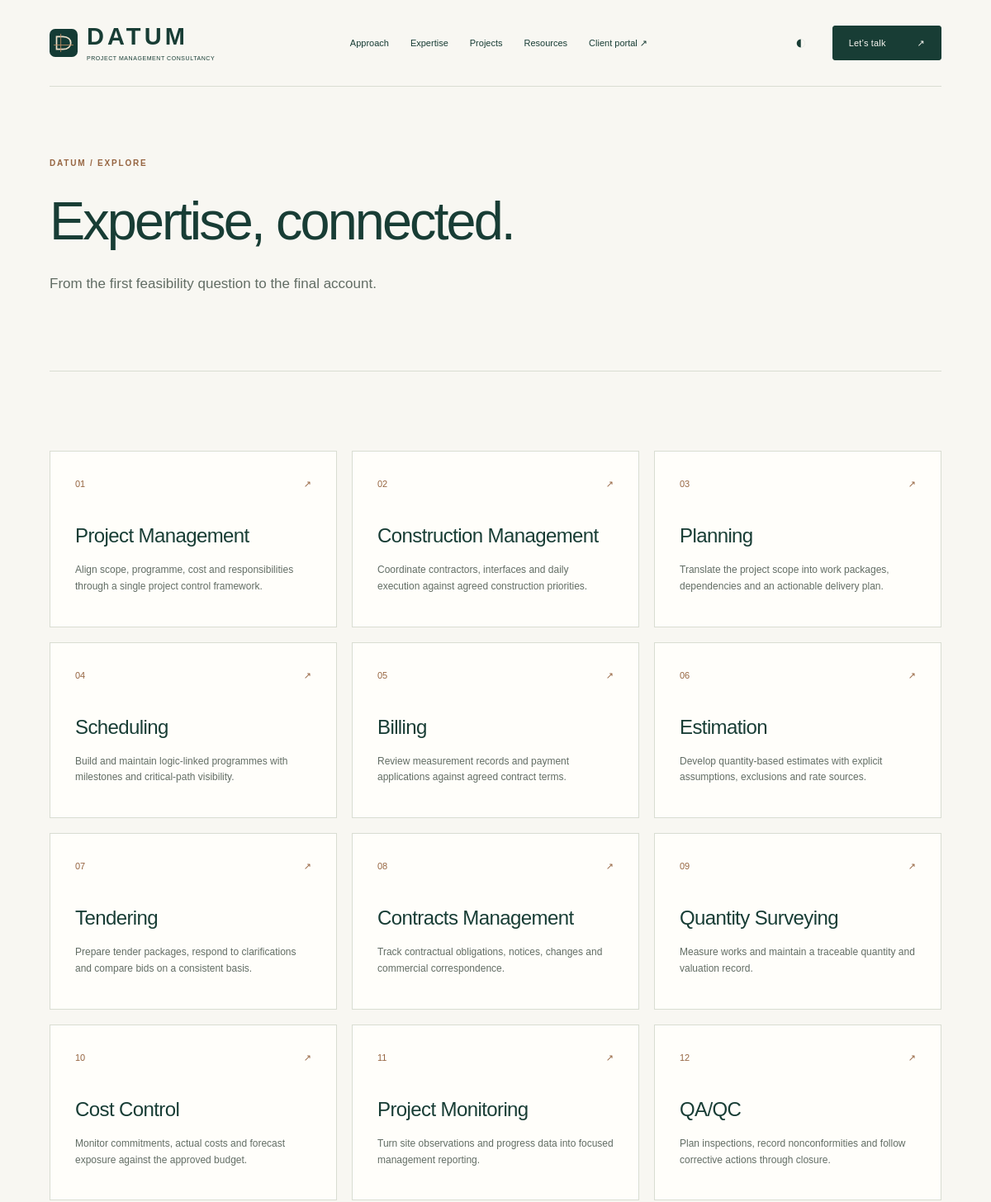
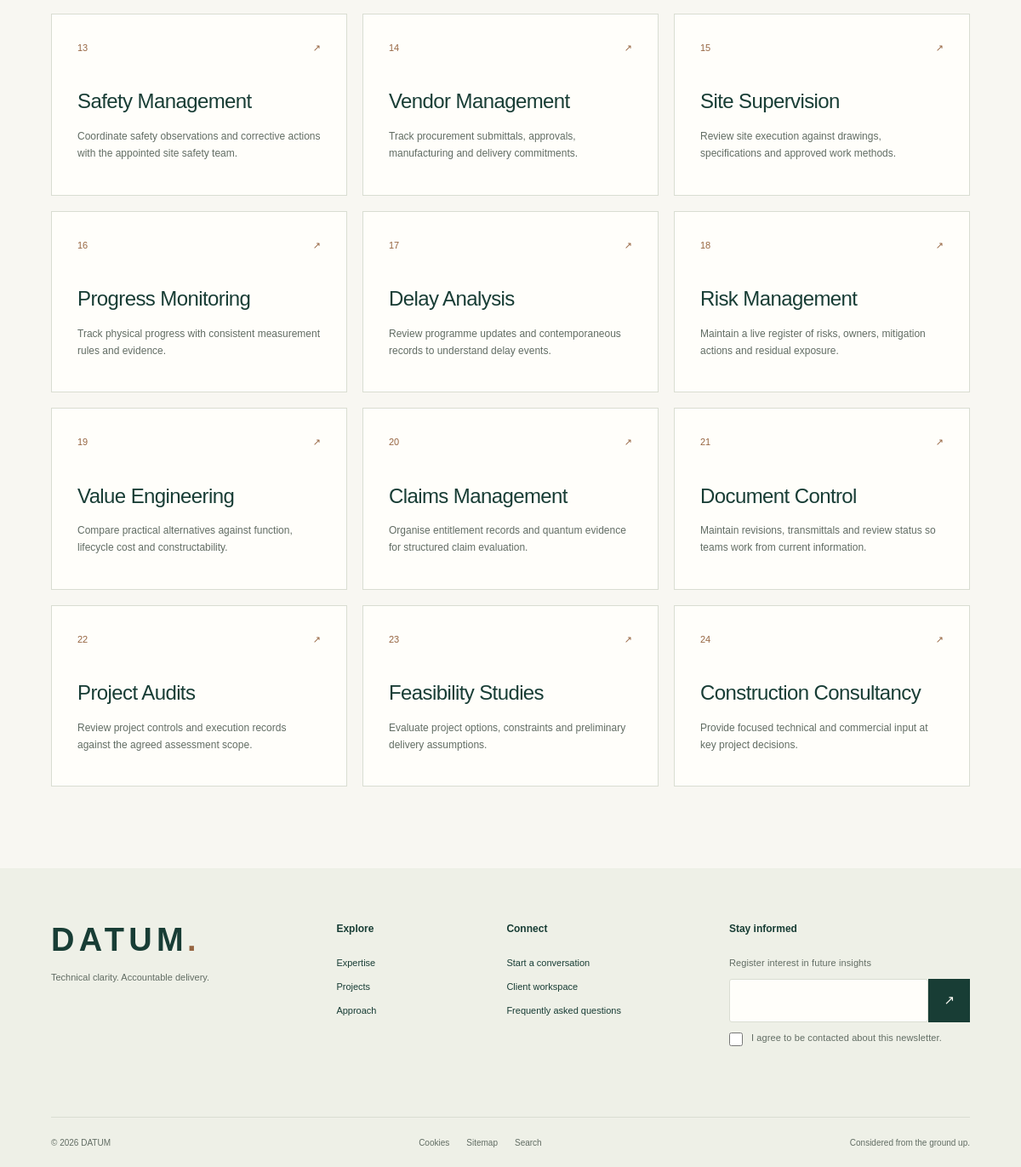
/services, run on the app's committed database (2 pictures, top to bottom).
### tables this page shows
CREATE TABLE services (id BIGINT UNSIGNED AUTO_INCREMENT PRIMARY KEY, slug VARCHAR(100) NOT NULL UNIQUE, title VARCHAR(160) NOT NULL, summary TEXT NOT NULL, body MEDIUMTEXT NOT NULL, status ENUM('draft','published') NOT NULL DEFAULT 'draft', version INT NOT NULL DEFAULT 1);

### app/Controllers/SiteController.php (called while the page is built, shortened)
<?php
final class SiteController
{
    public static function render(string $path): void
    {
        $settings=array_column(Db::all('SELECT * FROM settings'),'value','key');
        $services=Db::all("SELECT * FROM services WHERE status='published' ORDER BY id");
        $brand=$settings['brand_name']; $page=null; $rows=[]; $template='page'; $title=$brand; $description=$settings['hero_description'];
        if ($path==='/') { $template='home'; }
        elseif ($path==='/contact') { $template='contact'; $title='Discuss your project'; }
        elseif ($path==='/admin' || $path==='/portal') { $template='workspace'; $title=$path==='/admin'?'Administration':'Client workspace'; }
        elseif ($path==='/resources') { $template='resources'; $title='Tools for clearer decisions'; }
        elseif ($path==='/services') { $template='listing'; $title='Expertise, connected.'; $description='From the first feasibility question to the final account.'; $rows=array_map(static fn($r)=>[...$r,'link'=>'/services/'.$r['slug']],$services); }
        elseif (preg_match('#^/(services|blog)/([a-z0-9-]+)$#D',$path,$m)) { $page=Db::one("SELECT * FROM {$m[1]} WHERE slug=? AND status='published'",[$m[2]]); }
        elseif (preg_match('#^/projects/([a-z0-9-]+)$#D',$path,$m)) { $page=Db::one('SELECT title,summary,body FROM projects WHERE slug=? AND public=1',[$m[1]]); }
        elseif ($path==='/blog' || $path==='/news') { $template='listing'; $title='Notes from the field.'; $description='Published insights and updates.'; $rows=array_map(static fn($r)=>[...$r,'link'=>'/blog/'.$r['slug']],Db::all("SELECT title,summary,slug FROM blog WHERE status='published' ORDER BY id DESC LIMIT 60")); }
        elseif ($path==='/testimonials') { $template='listing'; $title='Client perspectives'; $rows=Db::all("SELECT name title,quote summary FROM testimonials WHERE status='published' ORDER BY id DESC"); }
        elseif ($path==='/sitemap') { $template='listing'; $title='Explore DATUM'; foreach(Db::all("SELECT title,summary,slug FROM pages WHERE status='published'") as $r) { $rows[]=[...$r,'link'=>'/'.$r['slug']]; } }
        else { $slug=trim($path,'/'); $page=Db::one("SELECT * FROM pages WHERE slug=? AND status='published'",[$slug]); }
        require dirname(__DIR__).'/Views/layout.php';
    }
}

### public/index.php (called while the page is built, shortened)
<?php
require dirname(__DIR__).'/app/bootstrap.php';
$path=parse_url($_SERVER['REQUEST_URI'],PHP_URL_PATH) ?: '/';
try {
    SiteController::render($path);
} catch (Throwable $error) {
    $requestId=bin2hex(random_bytes(8));
    error_log('DATUM '.$requestId.' '.get_class($error).' '.$error->getCode());
    if (str_starts_with($path,'/api/')) { Http::json(['error'=>'The request could not be completed.','reference'=>$requestId],500); }
    http_response_code(503); header('Retry-After: 120');
    echo '<!doctype html><html lang="en"><meta charset="utf-8"><title>Service temporarily unavailable</title><h1>We’ll be back shortly.</h1><p>Please try again later.</p></html>';
}

### app/bootstrap.php (called while the page is built, shortened)
<?php
spl_autoload_register(static function (string $class): void {
    $prefix = 'Datum\\';
    if (str_starts_with($class, $prefix)) {
        $file = __DIR__ . '/' . str_replace('\\', '/', substr($class, strlen($prefix))) . '.php';
    }
});
function e(mixed $value): string { return htmlspecialchars((string) $value, ENT_QUOTES | ENT_SUBSTITUTE, 'UTF-8'); }

### app/Core/Db.php (called while the page is built, shortened)
<?php
final class Db
{
    private static ?PDO $connection = null;
    public static function connection(): PDO
    {
        return self::$connection ??= new PDO('mysql:host=' . getenv('DB_HOST') . ';port=' . (getenv('DB_PORT') ?: '3306') . ';dbname=' . getenv('DB_DATABASE') . ';charset=utf8mb4', getenv('DB_USERNAME'), getenv('DB_PASSWORD'), [PDO::ATTR_ERRMODE => PDO::ERRMODE_EXCEPTION, PDO::ATTR_DEFAULT_FETCH_MODE => PDO::FETCH_ASSOC, PDO::ATTR_EMULATE_PREPARES => false]);
    }
    public static function run(string $sql, array $params = []): \PDOStatement
    {
        $statement = self::connection()->prepare($sql);
        $statement->execute($params);
        return $statement;
    }
    public static function all(string $sql, array $params = []): array { return self::run($sql, $params)->fetchAll(); }
}

### app/Views/listing.php (the view, shortened to what this page needs)
<section class="page-heading wrap"><p class="eyebrow"><?= e($brand) ?> / EXPLORE</p><h1><?= e($title) ?></h1><p class="lede"><?= e($description) ?></p></section><section class="wrap section">
<div class="service-grid"><?php foreach($rows as $i=>$row): ?><article class="service-card"><div class="card-top"><span><?= sprintf('%02d',$i+1) ?></span><span>↗</span></div><h2><?php if(isset($row['link'])): ?><a href="<?= e($row['link']) ?>"><?= e($row['title']) ?></a><?php else: ?><?= e($row['title']) ?><?php endif ?></h2><p><?= e($row['summary']) ?></p><?php if(isset($row['location'])): ?><span class="tag"><?= e($row['location']) ?> · <?= e($row['category']) ?></span><?php endif ?></article><?php endforeach ?></div>
<?php if(!$rows): ?><div class="empty"><h2>No published results.</h2><p>There are no published records matching this view.</p><a class="text-link" href="/contact">Discuss your requirements ↗</a></div><?php endif ?></section>

### app/Views/layout.php (shortened to what this page needs)
<!doctype html>
<html lang="en">
<head>
<link rel="icon" type="image/svg+xml" href="/assets/mark.svg"><link rel="stylesheet" href="/assets/site.css"><script src="/assets/site.js" defer></script>
</head>
<body>
<header class="header wrap"><a class="brand" href="/" aria-label="<?= e($brand) ?> home"><img src="/assets/mark.svg" width="34" height="34" alt=""><span><?= e($brand) ?><small><?= e($settings['brand_descriptor']) ?></small></span></a>
<nav id="navigation" aria-label="Main navigation"><a href="/about">Approach</a><a href="/services">Expertise</a><a href="/projects">Projects</a><a href="/resources">Resources</a><a href="/portal">Client portal ↗</a></nav>
<div class="header-actions"><button id="theme-toggle" class="icon-button" aria-label="Change colour theme">◐</button><a class="button small" href="/contact">Let’s talk <span>↗</span></a></div></header>
<main id="main"><?php require __DIR__.'/'.$template.'.php'; ?></main>
<footer class="footer"><div class="wrap"><div class="footer-top"><div><a class="brand" href="/"><?= e($brand) ?><span class="dot">.</span></a><p><?= e($settings['footer_line']) ?></p></div><div><h2>Explore</h2><a href="/services">Expertise</a><a href="/projects">Projects</a><a href="/about">Approach</a></div><div><h2>Connect</h2><a href="/contact">Start a conversation</a><a href="/portal">Client workspace</a><a href="/faq">Frequently asked questions</a></div><div><h2>Stay informed</h2><form id="newsletter"><label for="newsletter-email">Register interest in future insights</label><div class="inline"><input id="newsletter-email" name="email" type="email" required autocomplete="email"><button type="submit" aria-label="Register interest">↗</button></div><label class="check"><input name="consent" type="checkbox" required> I agree to be contacted about this newsletter.</label><p class="form-message" role="status"></p></form></div></div><div class="footer-bottom"><span>© <?= date('Y') ?> <?= e($brand) ?></span><div><a href="/cookies">Cookies</a><a href="/sitemap">Sitemap</a><a href="/search">Search</a></div><span>Considered from the ground up.</span></div></div></footer>
</body></html>

### data on the page
services: title "Project Management", summary "Align scope, programme, cost and responsibilities through a single project control framework."
services: title "Construction Management", summary "Coordinate contractors, interfaces and daily execution against agreed construction priorities."
services: title "Planning", summary "Translate the project scope into work packages, dependencies and an actionable delivery plan."
services: title "Scheduling", summary "Build and maintain logic-linked programmes with milestones and critical-path visibility."
services: title "Billing", summary "Review measurement records and payment applications against agreed contract terms."
services: title "Estimation", summary "Develop quantity-based estimates with explicit assumptions, exclusions and rate sources."
services: title "Tendering", summary "Prepare tender packages, respond to clarifications and compare bids on a consistent basis."
services: title "Contracts Management", summary "Track contractual obligations, notices, changes and commercial correspondence."
services: title "Quantity Surveying", summary "Measure works and maintain a traceable quantity and valuation record."
services: title "Cost Control", summary "Monitor commitments, actual costs and forecast exposure against the approved budget."
services: title "Project Monitoring", summary "Turn site observations and progress data into focused management reporting."
services: title "QA/QC", summary "Plan inspections, record nonconformities and follow corrective actions through closure."
services: title "Safety Management", summary "Coordinate safety observations and corrective actions with the appointed site safety team."
services: title "Vendor Management", summary "Track procurement submittals, approvals, manufacturing and delivery commitments."
services: title "Site Supervision", summary "Review site execution against drawings, specifications and approved work methods."
services: title "Progress Monitoring", summary "Track physical progress with consistent measurement rules and evidence."
services: title "Delay Analysis", summary "Review programme updates and contemporaneous records to understand delay events."
services: title "Risk Management", summary "Maintain a live register of risks, owners, mitigation actions and residual exposure."
services: title "Value Engineering", summary "Compare practical alternatives against function, lifecycle cost and constructability."
services: title "Claims Management", summary "Organise entitlement records and quantum evidence for structured claim evaluation."
services: title "Document Control", summary "Maintain revisions, transmittals and review status so teams work from current information."
services: title "Project Audits", summary "Review project controls and execution records against the agreed assessment scope."
services: title "Feasibility Studies", summary "Evaluate project options, constraints and preliminary delivery assumptions."
services: title "Construction Consultancy", summary "Provide focused technical and commercial input at key project decisions."

### other printed values
$brand "DATUM"
$settings['brand_descriptor'] "PROJECT MANAGEMENT CONSULTANCY"
$title "Expertise, connected."
$description "From the first feasibility question to the final account."
$settings['footer_line'] "Technical clarity. Accountable delivery."
